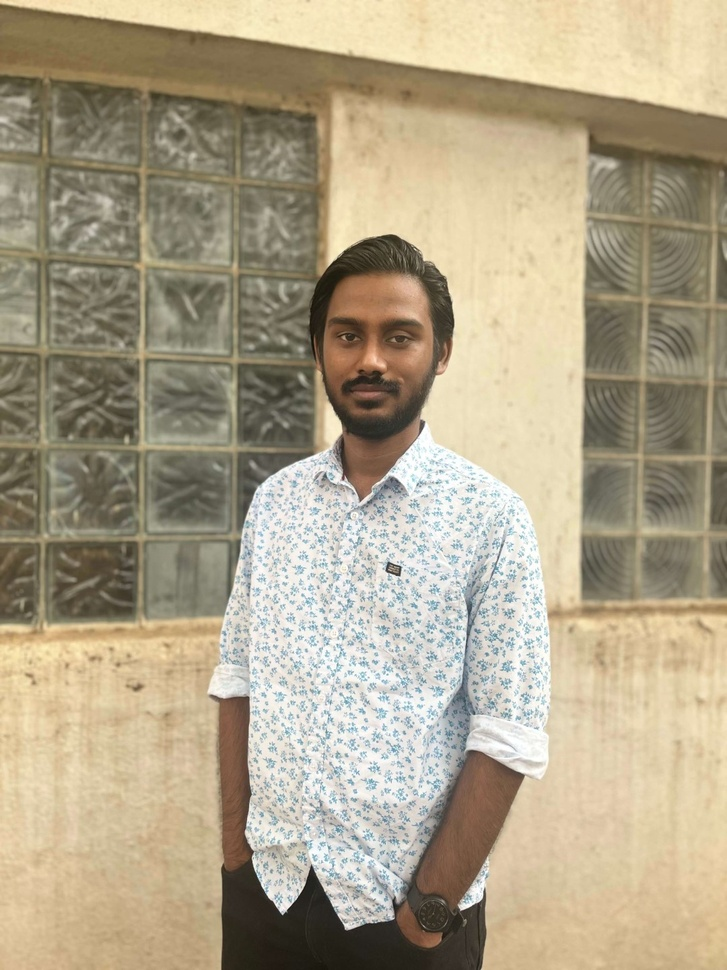
#> input picture ASIP/Practical-10/assets/me.jpg, 727 x 970 px, shrunk from 1080 x 1440 before the run
$ jupyter execute asip_practical_10.ipynb
#> lines starting #> are read from the running program, lines starting #| are printed output that depends on the picture; after the words box and inside, x2 and y2 are one past the last pixel; in counts of white or black regions, pixels touching at a corner belong together
## Applied Signal and Image Processing

(Subhashish Nabajja, CS24010)

**Aim**:Write the program to extract image features by implementing methods like corner and blob detectors, HoG and Haar features.

## Feature Extraction from Images

### Introduction
Feature extraction is a fundamental step in computer vision and image processing, used to identify important aspects of an image that can be used for tasks like object detection, image classification, and tracking. This implementation covers methods like **corner detection**, **blob detection**, **Histogram of Oriented Gradients (HoG)**, and **Haar features**.

---

### Feature Extraction Methods

1. **Corner Detection (Harris Corner Detector)**:
   - Identifies points of interest where the image intensity changes sharply in two directions.
   - Useful for applications like image stitching and object recognition.

2. **Blob Detection**:
   - Detects regions in the image that differ in brightness or color compared to the surrounding area.
   - Used in tasks such as feature matching and segmentation.

3. **Histogram of Oriented Gradients (HoG)**:
   - Describes the local distribution of gradients in an image.
   - Commonly used in object detection, especially for detecting pedestrians.

4. **Haar Features**:
   - Rectangular features used to capture edge or texture information.
   - Frequently applied in face detection and object recognition.

---

[cell 1]
import cv2
import numpy as np
import matplotlib.pyplot as plt
from skimage.feature import hog

def feature_extraction(image_path):
    # Load the image
#> called with image_path = './assets/me.jpg'
    img = cv2.imread(image_path)
#> img is the input picture: shape (970, 727, 3); mean B, G, R 138.3, 163.3, 174.9
    gray = cv2.cvtColor(img, cv2.COLOR_BGR2GRAY)
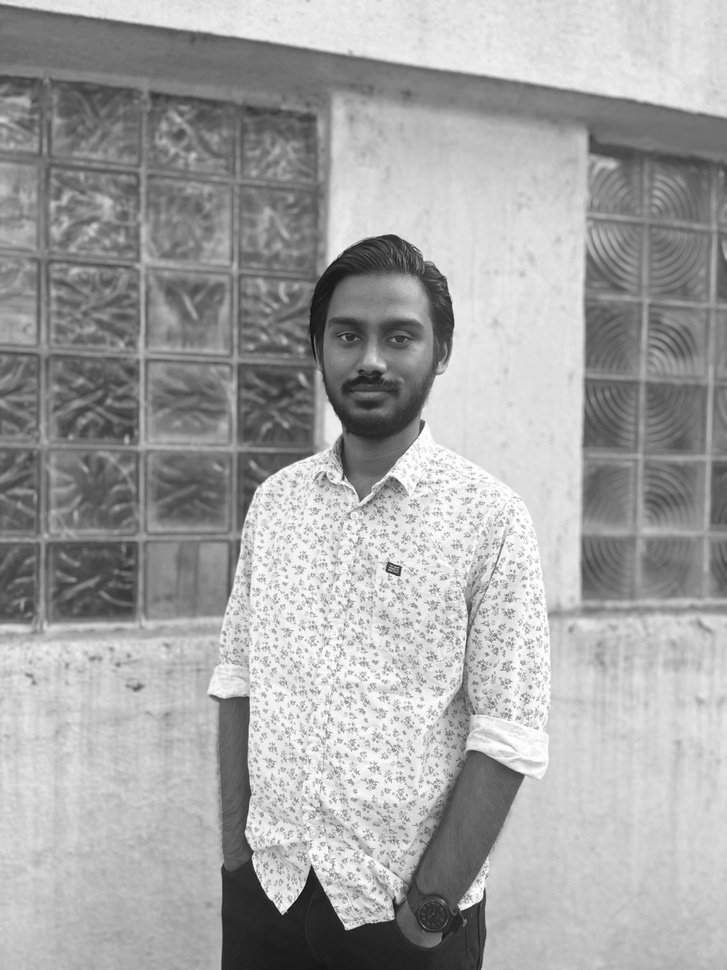
#> gray: shape (970, 727); min 12, max 255, mean 163.9

# 1. Corner Detection (Harris)
    harris_corners = cv2.cornerHarris(gray, blockSize=2, ksize=3, k=0.04)
    harris_corners = cv2.dilate(harris_corners, None) # Enhance corner points
    img_harris = img.copy()
    img_harris[harris_corners > 0.01 * harris_corners.max()] = [0, 0, 255]
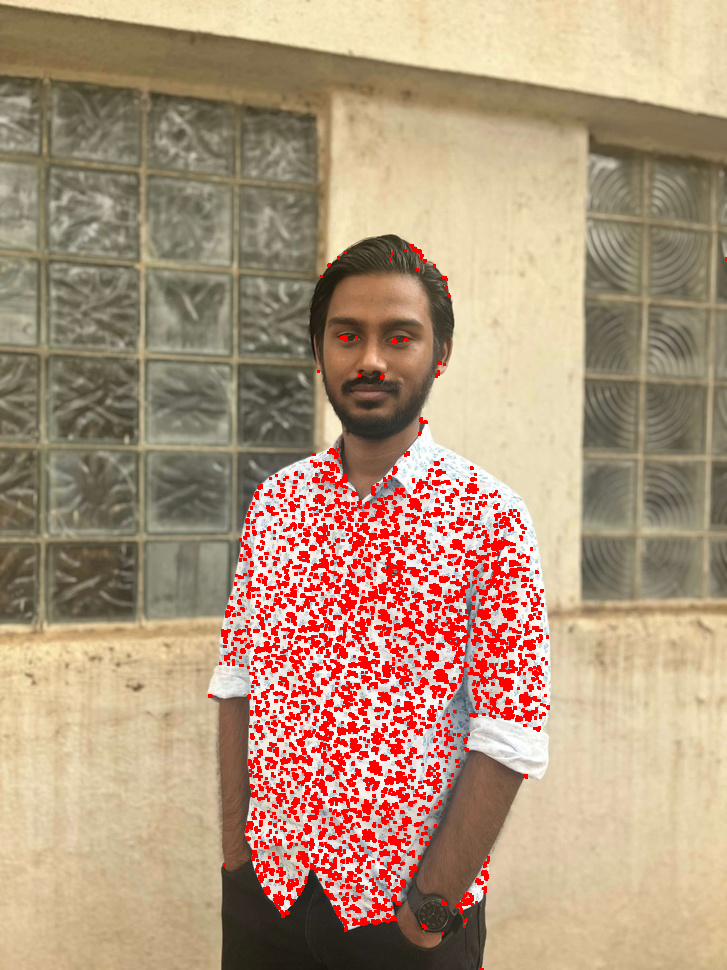
#> img_harris: shape (970, 727, 3); 6.63% of pixels changed, all inside (x1, y1, x2, y2) = (208, 244, 727, 970)

#2. Corner Detection (Shi-Tomasi)
    corners = cv2.goodFeaturesToTrack(gray, maxCorners=100, qualityLevel=0.01,minDistance=10)
#> corners = 100 rows, first 8: [282, 914], [399, 575], [311, 865], [388, 562], [460, 910], [343, 479], [393, 918], [474, 713]
    corners = np.int32(corners)
#> corners = contour of 100 points, box (x1, y1, x2, y2) (225, 260, 530, 930), area 6612
    img_shi_tomasi = img.copy()
    for corner in corners:
        x, y = corner.ravel()
        cv2.circle(img_shi_tomasi, (x, y), 3, (0, 255, 0), -1)
#> this loop made 100 passes
#> (x, y) on passes 1 to 12: (282, 914), (399, 575), (311, 865), (388, 562), (460, 910), (343, 479), (393, 918), (474, 713), (359, 501), (253, 851), (345, 929), (394, 897)
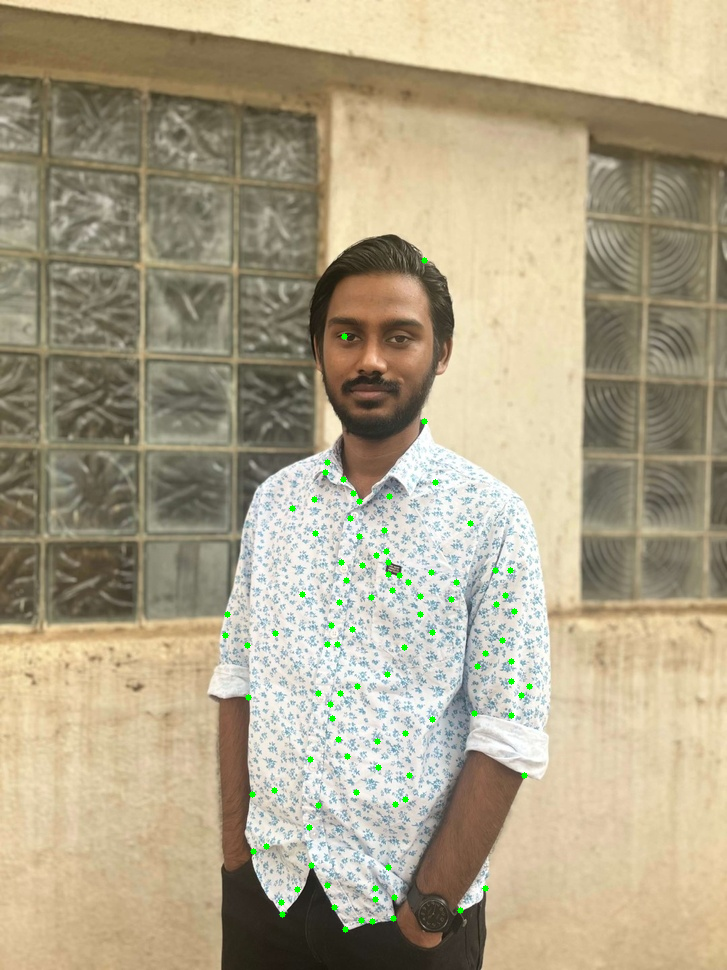
#> img_shi_tomasi: shape (970, 727, 3); 0.41% of pixels changed, all inside (x1, y1, x2, y2) = (222, 257, 533, 933)

# 3. Blob Detection
    blob_params = cv2.SimpleBlobDetector_Params()
    blob_detector = cv2.SimpleBlobDetector_create(blob_params)
    keypoints = blob_detector.detect(gray)
#> keypoints = 7 keypoints; (x, y, size): (171, 200, 10.6), (571, 629, 7.7), (117, 666, 6.9), (236, 639, 6.8), (33, 681, 6.4), (422, 795, 6.4), (283, 769, 6.4)
    img_blob = cv2.drawKeypoints(img, keypoints, None, (0, 0, 255),
    cv2.DRAW_MATCHES_FLAGS_DRAW_RICH_KEYPOINTS)

# 4. HoG Features
    hog_features, hog_image = hog(gray, pixels_per_cell=(8, 8), cells_per_block=(2, 2),
    visualize=True, block_norm='L2-Hys')
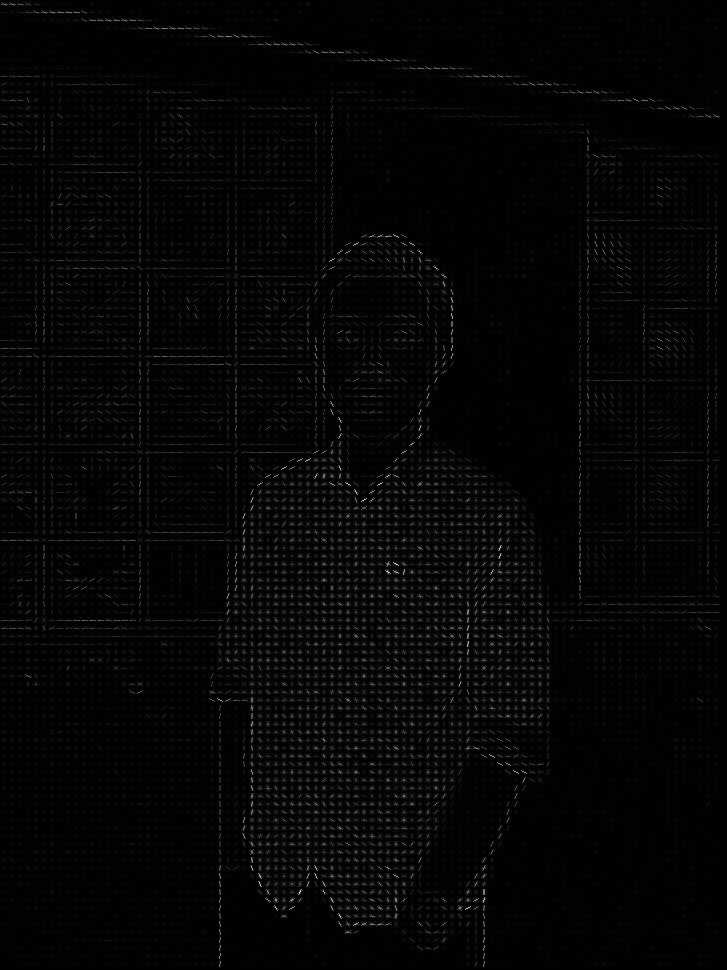
#> hog_image: shape (970, 727) float64; min 0, max 67.23, mean 1.2; drawn with min black and max white

# 5. Haar Features (Face Detection)
    face_cascade = cv2.CascadeClassifier(cv2.data.haarcascades +'haarcascade_frontalface_default.xml')
    faces = face_cascade.detectMultiScale(gray, scaleFactor=1.1, minNeighbors=5,
    minSize=(30, 30))
#> faces = [[394, 828, 34, 34], [408, 636, 65, 65], [301, 280, 145, 145]]
    img_haar = img.copy()
    for (x, y, w, h) in faces:
        cv2.rectangle(img_haar, (x, y), (x + w, y + h), (255, 0, 0), 2)
#> this loop made 3 passes
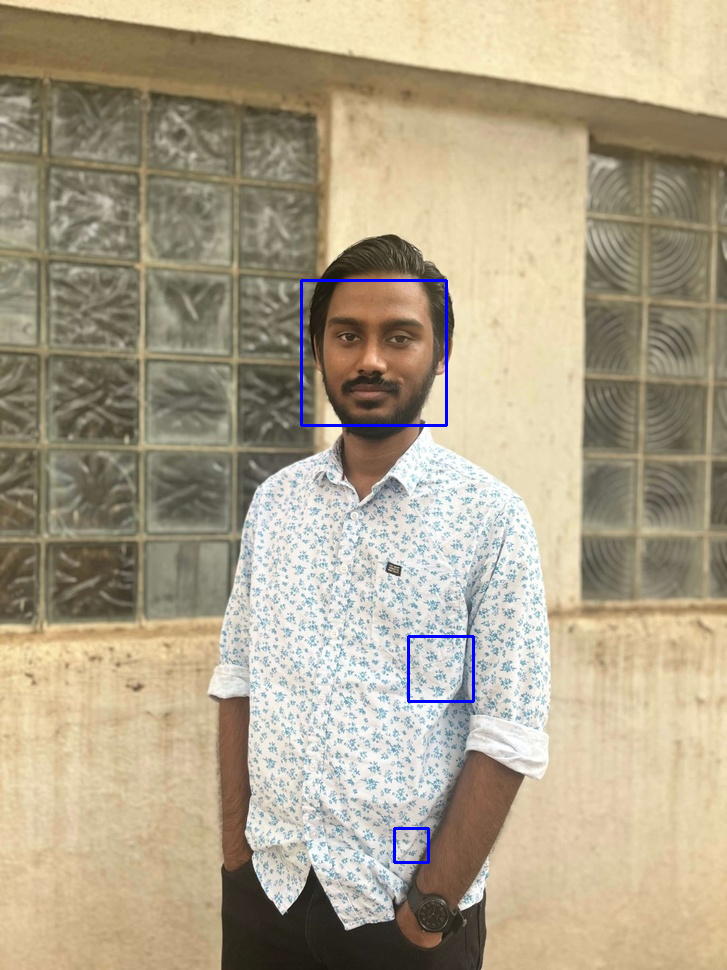
#> img_haar: shape (970, 727, 3); 0.41% of pixels changed, all inside (x1, y1, x2, y2) = (300, 279, 475, 864)

# Plot the results
    plt.figure(figsize=(15, 10))

    plt.subplot(2, 3, 1)
    plt.title("Original Image")
    plt.axis('off')
    plt.imshow(cv2.cvtColor(img, cv2.COLOR_BGR2RGB))

    plt.subplot(2, 3, 2)
    plt.title("Harris Corners")
    plt.axis('off')
    plt.imshow(cv2.cvtColor(img_harris, cv2.COLOR_BGR2RGB))

    plt.subplot(2, 3, 3)
    plt.title("Shi-Tomasi Corners")
    plt.axis('off')
    plt.imshow(cv2.cvtColor(img_shi_tomasi, cv2.COLOR_BGR2RGB))

    plt.subplot(2, 3, 4)
    plt.title("Blob Detection")
    plt.axis('off')
    plt.imshow(cv2.cvtColor(img_blob, cv2.COLOR_BGR2RGB))

    plt.subplot(2, 3, 5)
    plt.title("HoG Features")
    plt.axis('off')
    plt.imshow(hog_image, cmap='gray')

    plt.subplot(2, 3, 6)
    plt.title("Haar Features (Face Detection)")
    plt.axis('off')
    plt.imshow(cv2.cvtColor(img_haar, cv2.COLOR_BGR2RGB))

    plt.tight_layout()
    plt.show()
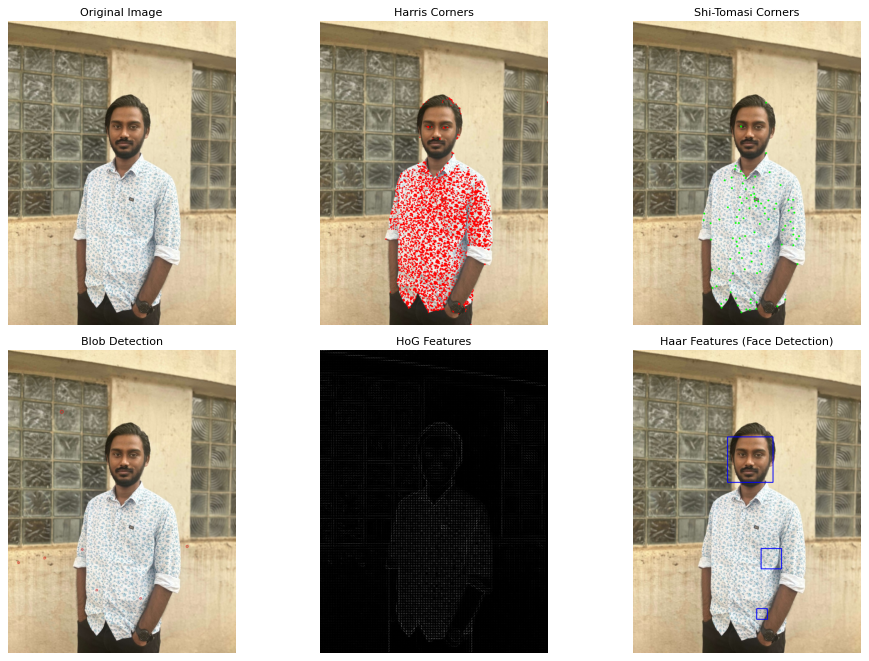
#> figure drawn by matplotlib, 6 panels

# Path to the image
image_path = './assets/me.jpg' # Replace with the path to your image
feature_extraction(image_path)
